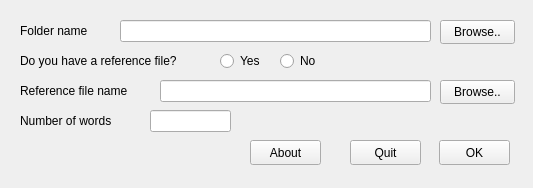
<?xml version="1.0" encoding="UTF-8"?>
<ui version="4.0">
 <class>GUIDLG</class>
 <widget class="QWidget" name="GUIDLG">
  <property name="geometry">
   <rect>
    <x>0</x>
    <y>0</y>
    <width>533</width>
    <height>188</height>
   </rect>
  </property>
  <property name="windowTitle">
   <string>GUI</string>
  </property>
  <widget class="QLabel" name="label_3">
   <property name="geometry">
    <rect>
     <x>20</x>
     <y>20</y>
     <width>91</width>
     <height>21</height>
    </rect>
   </property>
   <property name="sizePolicy">
    <sizepolicy hsizetype="Fixed" vsizetype="Fixed">
     <horstretch>0</horstretch>
     <verstretch>0</verstretch>
    </sizepolicy>
   </property>
   <property name="text">
    <string>Folder name</string>
   </property>
  </widget>
  <widget class="QPushButton" name="pushButton_about">
   <property name="geometry">
    <rect>
     <x>250</x>
     <y>140</y>
     <width>71</width>
     <height>25</height>
    </rect>
   </property>
   <property name="text">
    <string>About</string>
   </property>
  </widget>
  <widget class="QPushButton" name="pushButton_browse">
   <property name="geometry">
    <rect>
     <x>440</x>
     <y>20</y>
     <width>75</width>
     <height>24</height>
    </rect>
   </property>
   <property name="sizePolicy">
    <sizepolicy hsizetype="Fixed" vsizetype="Fixed">
     <horstretch>0</horstretch>
     <verstretch>0</verstretch>
    </sizepolicy>
   </property>
   <property name="text">
    <string>Browse..</string>
   </property>
  </widget>
  <widget class="QPushButton" name="pushButton_ok">
   <property name="geometry">
    <rect>
     <x>439</x>
     <y>140</y>
     <width>71</width>
     <height>25</height>
    </rect>
   </property>
   <property name="text">
    <string>OK</string>
   </property>
  </widget>
  <widget class="QLineEdit" name="noof_words">
   <property name="geometry">
    <rect>
     <x>150</x>
     <y>110</y>
     <width>81</width>
     <height>22</height>
    </rect>
   </property>
  </widget>
  <widget class="QLabel" name="label_4">
   <property name="geometry">
    <rect>
     <x>20</x>
     <y>110</y>
     <width>121</width>
     <height>21</height>
    </rect>
   </property>
   <property name="sizePolicy">
    <sizepolicy hsizetype="Fixed" vsizetype="Fixed">
     <horstretch>0</horstretch>
     <verstretch>0</verstretch>
    </sizepolicy>
   </property>
   <property name="text">
    <string>Number of words</string>
   </property>
  </widget>
  <widget class="QPushButton" name="pushButton_Quit">
   <property name="geometry">
    <rect>
     <x>350</x>
     <y>140</y>
     <width>71</width>
     <height>25</height>
    </rect>
   </property>
   <property name="text">
    <string>Quit</string>
   </property>
  </widget>
  <widget class="QLineEdit" name="file_path">
   <property name="geometry">
    <rect>
     <x>160</x>
     <y>80</y>
     <width>271</width>
     <height>22</height>
    </rect>
   </property>
  </widget>
  <widget class="QPushButton" name="pushButton_browse_2">
   <property name="geometry">
    <rect>
     <x>440</x>
     <y>80</y>
     <width>75</width>
     <height>24</height>
    </rect>
   </property>
   <property name="sizePolicy">
    <sizepolicy hsizetype="Fixed" vsizetype="Fixed">
     <horstretch>0</horstretch>
     <verstretch>0</verstretch>
    </sizepolicy>
   </property>
   <property name="text">
    <string>Browse..</string>
   </property>
  </widget>
  <widget class="QLabel" name="label_5">
   <property name="geometry">
    <rect>
     <x>20</x>
     <y>80</y>
     <width>141</width>
     <height>21</height>
    </rect>
   </property>
   <property name="sizePolicy">
    <sizepolicy hsizetype="Fixed" vsizetype="Fixed">
     <horstretch>0</horstretch>
     <verstretch>0</verstretch>
    </sizepolicy>
   </property>
   <property name="text">
    <string>Reference file name</string>
   </property>
  </widget>
  <widget class="QLineEdit" name="folder_path">
   <property name="geometry">
    <rect>
     <x>120</x>
     <y>20</y>
     <width>311</width>
     <height>22</height>
    </rect>
   </property>
  </widget>
  <widget class="QLabel" name="label_6">
   <property name="geometry">
    <rect>
     <x>20</x>
     <y>50</y>
     <width>201</width>
     <height>21</height>
    </rect>
   </property>
   <property name="sizePolicy">
    <sizepolicy hsizetype="Fixed" vsizetype="Fixed">
     <horstretch>0</horstretch>
     <verstretch>0</verstretch>
    </sizepolicy>
   </property>
   <property name="text">
    <string>Do you have a reference file?</string>
   </property>
  </widget>
  <widget class="QRadioButton" name="radioButton_yes">
   <property name="geometry">
    <rect>
     <x>220</x>
     <y>50</y>
     <width>51</width>
     <height>22</height>
    </rect>
   </property>
   <property name="text">
    <string>Yes</string>
   </property>
  </widget>
  <widget class="QRadioButton" name="radioButton_no">
   <property name="geometry">
    <rect>
     <x>280</x>
     <y>50</y>
     <width>51</width>
     <height>22</height>
    </rect>
   </property>
   <property name="text">
    <string>No</string>
   </property>
  </widget>
 </widget>
 <resources/>
 <connections/>
</ui>
